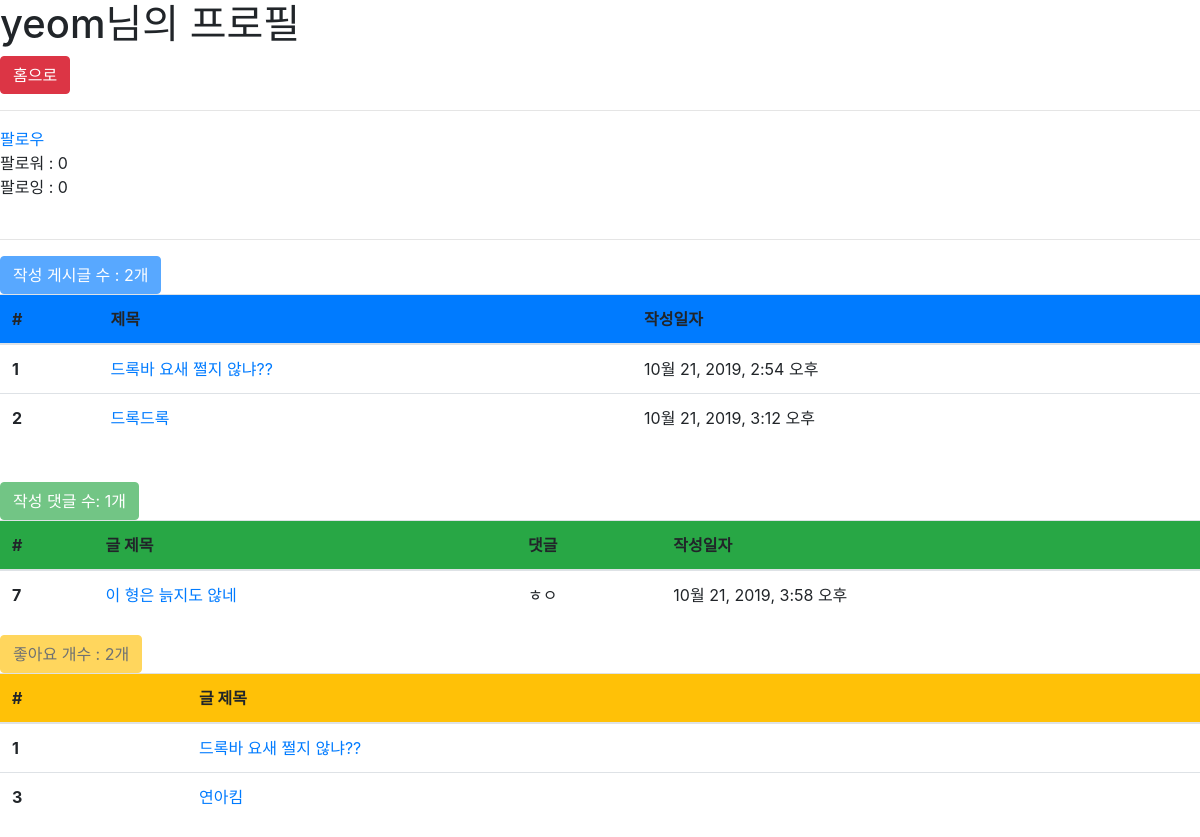
Before: /accounts/1/profile/ (signed in) with the older database file.
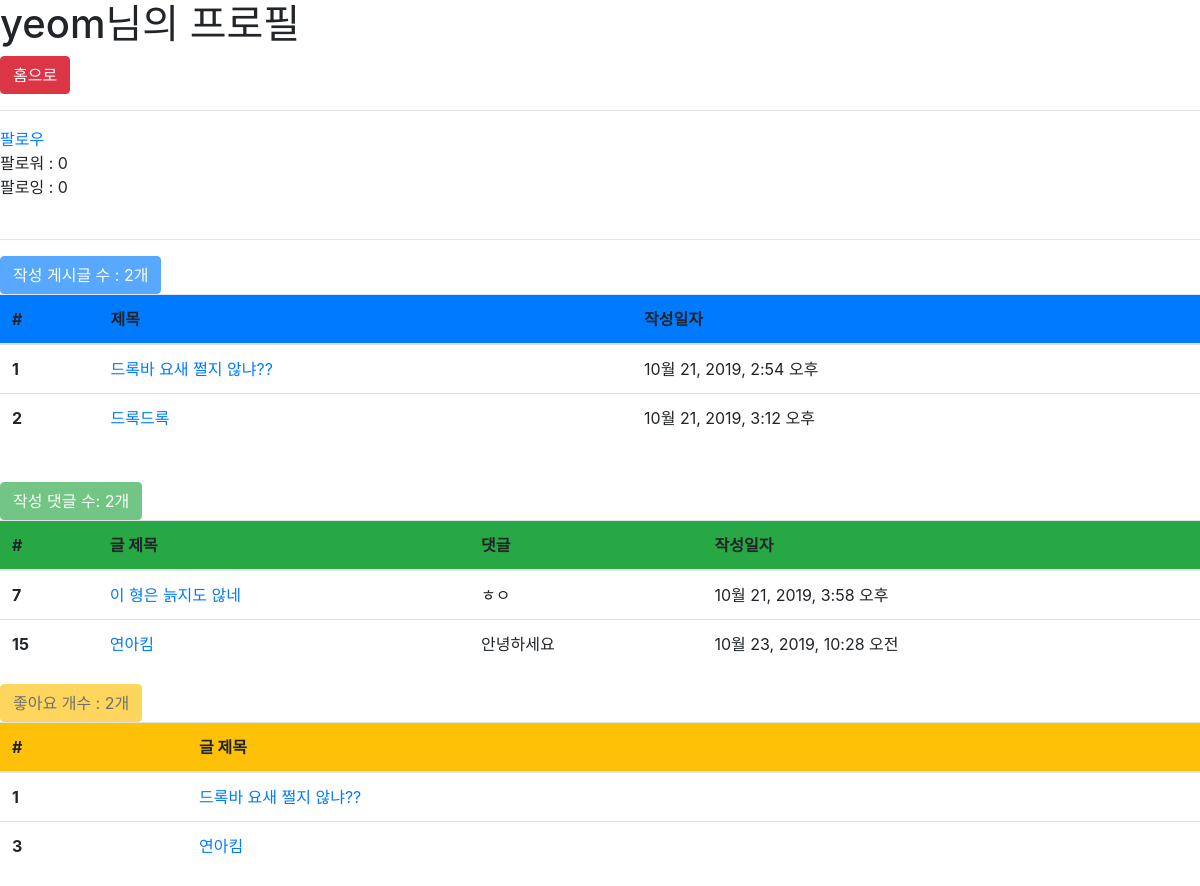
After: the same page with the newer database file.
### articles/models.py (models this page shows, shortened)
class Article(models.Model):
    title = models.CharField(max_length=30)
    content = models.TextField()
    image = models.ImageField(blank=True)
    image_thumbnail = ProcessedImageField(
        processors=[ResizeToFill(300, 300)],
        format='JPEG',
        options={'quality': 80},
    )
    created_at = models.DateTimeField(auto_now_add=True)
    updated_at = models.DateTimeField(auto_now=True)
    user = models.ForeignKey(settings.AUTH_USER_MODEL, on_delete=models.CASCADE)
    like_users = models.ManyToManyField(settings.AUTH_USER_MODEL,
                                        related_name='like_articles',   # user도 settings.AUTH_USER_MODEL을 참조하므로 필수적
                                        blank=True,             # 좋아요가 없어도 Ok
    )

class Comment(models.Model):
    content = models.CharField(max_length=140)
    created_at = models.DateTimeField(auto_now_add=True)
    article = models.ForeignKey(Article, on_delete=models.CASCADE)
    user = models.ForeignKey(settings.AUTH_USER_MODEL, on_delete=models.CASCADE)

### accounts/models.py (models this page shows)
class User(AbstractUser):
    followers = models.ManyToManyField(settings.AUTH_USER_MODEL, related_name='followings', blank=True)

### accounts/views.py (the view)
# urls.py: path('<int:account_pk>/profile/', views.profile, name="profile"),
@login_required
def profile(request, account_pk):
    User = get_user_model()
    user = get_object_or_404(User, pk=account_pk)
    context = {
        'user_profile': user,
    }
    return render(request, 'accounts/profile.html', context)

### accounts/templates/accounts/profile.html
{% extends 'accounts/base.html' %}
{% block body %}
<h1>{{ user_profile.username }}님의 프로필</h1>
<a href="{% url 'articles:index' %}" style="display:inline-block">
    <input type="submit" value="홈으로" class="btn btn-danger">
</a>
<hr>
{% with user_profile.followers.all as followers %}
<a href="{% url 'accounts:follow' user_profile.pk %}">
    {% if user in followers %}
    팔로우 취소
    {% else %}
    팔로우
    {% endif %}
</a>
<br>
팔로워 : {{ followers | length }}<br>
팔로잉 : {{ user_profile.followings.all.count }}
{% endwith %}
<br>
<br>
<hr>
<button class="btn btn-primary disabled">작성 게시글 수 : {{user_profile.article_set.count}}개</button>
  <table class="table table-muted">
  <thead class="thead-gray">
    <tr class="bg-primary">
      <th scope="col">#</th>
      <th scope="col">제목</th>
      <th scope="col">작성일자</th>
    </tr>
  </thead>
  <tbody class="mt-5">
    {% for article in user_profile.article_set.all %}
    <tr>
      <th scope="row">{{ article.id }}</th>
      <td><a href="{{ article.pk }}">{{ article.title }}</a></td>
      <td>{{ article.created_at }}</td>
    </tr>
    {% endfor %}
  </tbody>
</table>
<br>
<button class="btn btn-success disabled">작성 댓글 수: {{user_profile.comment_set.count}}개</button>
  <table class="table table-muted">
  <thead class="thead-gray">
    <tr class="bg-success">
      <th scope="col">#</th>
      <th scope="col">글 제목</th>
      <th scope="col">댓글</th>
      <th scope="col">작성일자</th>
    </tr>
  </thead>
  <tbody class="mt-5">
    {% for comment in user_profile.comment_set.all %}
    <tr>
      <th scope="row">{{ comment.id }}</th>
      <td><a href="{% url 'articles:detail' comment.article.pk %}">{{ comment.article.title }}</a></td>
      <td>{{ comment.content }}</td>
      <td>{{ comment.created_at }}</td>
    </tr>
    {% endfor %}
  </tbody>
</table>
<button class="btn btn-warning disabled">좋아요 개수 : {{user_profile.like_articles.count}}개</button>
  <table class="table table-muted">
  <thead class="thead-gray">
    <tr class="bg-warning">
      <th scope="col">#</th>
      <th scope="col">글 제목</th>
    </tr>
  </thead>
  <tbody class="mt-5">
    {% for article in user_profile.like_articles.all %}
    <tr>
      <th scope="row">{{ article.id }}</th>
      <td><a href="{% url 'articles:detail' article.pk %}">{{ article.title }}</a></td>
    </tr>
    {% endfor %}
  </tbody>
</table>
{% endblock %}

Changed rows visible on the page:
changed User "yeom": comment_set.count "1" → "2"
added Comment: id "15", article "연아킴", content "안녕하세요", created_at "10월 23, 2019, 10:28 오전"
